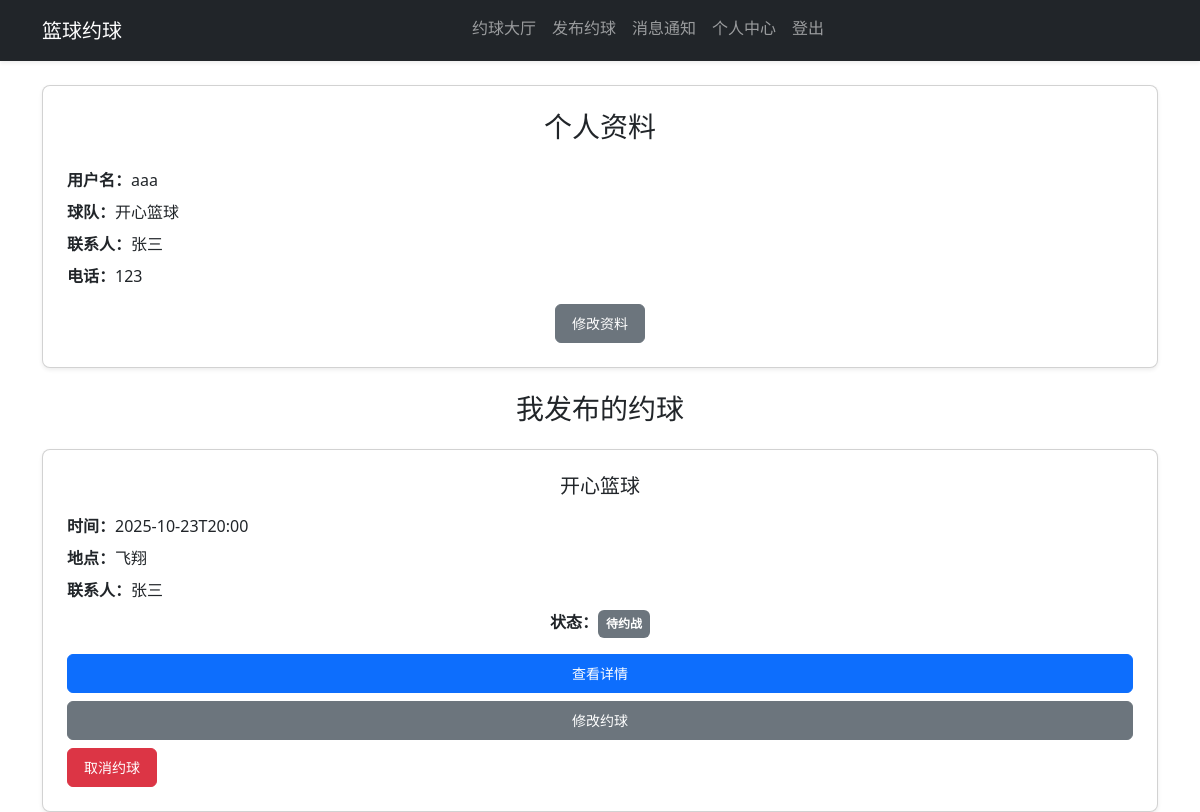
The app's page /profile (signed in), older data.
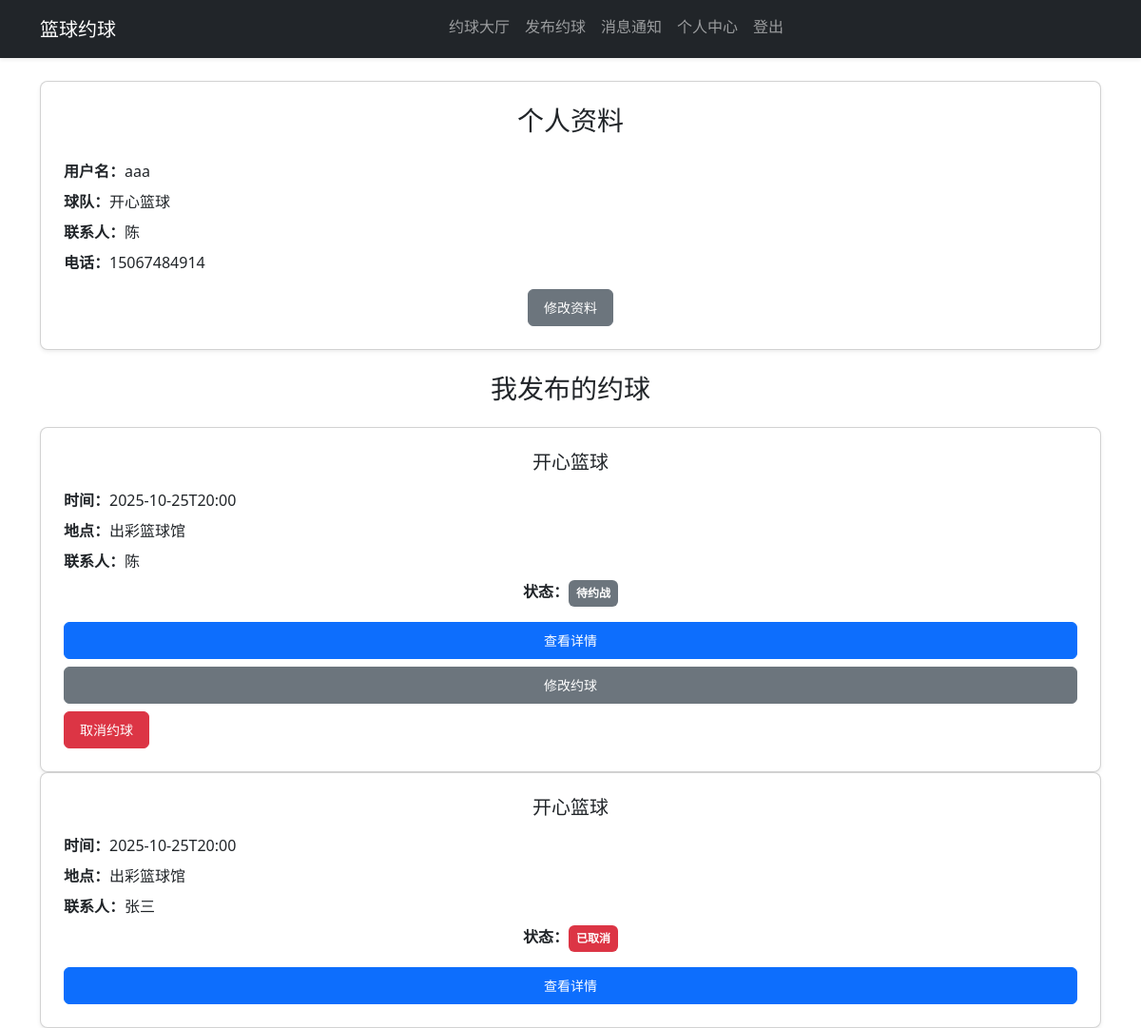
The same page, newer data.
### app.py (models this page shows, shortened)
class User(UserMixin, db.Model):
    id = db.Column(db.Integer, primary_key=True)
    username = db.Column(db.String(80), unique=True, nullable=False)
    password_hash = db.Column(db.String(200), nullable=False)
    team_name = db.Column(db.String(128), nullable=True)
    contact = db.Column(db.String(64), nullable=True)
    phone = db.Column(db.String(32), nullable=True)
    is_admin = db.Column(db.Boolean, default=False)  # 管理员标志
    created_at = db.Column(db.DateTime, default=datetime.utcnow)

class Match(db.Model):
    id = db.Column(db.Integer, primary_key=True)
    team_name = db.Column(db.String(128), nullable=False)
    contact = db.Column(db.String(64), nullable=False)
    start_time = db.Column(db.String(64), nullable=False)
    location = db.Column(db.String(128), nullable=False)
    status = db.Column(db.String(32), default='待约战')
    owner_id = db.Column(db.Integer, db.ForeignKey('user.id'), nullable=False)
    created_at = db.Column(db.DateTime, default=datetime.utcnow)
    owner = db.relationship('User', backref='matches')

### app.py (the view)
@app.route('/profile')
@login_required
def profile():
    user_matches = Match.query.filter_by(owner_id=current_user.id).order_by(Match.created_at.desc()).all()
    challenges_received = []
    for match in user_matches:
        for challenge in match.challenges:
            if challenge.status == '待确认':
                challenges_received.append(challenge)
    unread_messages = Message.query.filter_by(user_id=current_user.id, is_read=False).count()
    return render_template('profile.html', user_matches=user_matches, challenges_received=challenges_received, unread_messages=unread_messages)

### app.py (called while the page is built)
@login_manager.user_loader
def load_user(user_id):
    return User.query.get(int(user_id))

@app.before_request
def create_tables():
    global tables_created
    if not tables_created:
        with app.app_context():
            db.create_all()
        tables_created = True

@app.before_request
def track_page_visits():
    if request.path.startswith('/static/') or request.path == '/admin':
        return
    user_id = current_user.id if current_user.is_authenticated else None
    visit = PageVisit(
        path=request.path,
        user_id=user_id,
        ip_address=request.remote_addr,
        user_agent=request.headers.get('User-Agent', '')[:255]  # 限制长度
    )
    db.session.add(visit)

### templates/profile.html (shortened to what this page needs)
{% extends 'base.html' %}
{% block content %}
<div class="card mb-4 shadow-sm">
  <div class="card-body p-4">
    <h3 class="text-center mb-4">个人资料</h3>
    <div class="mb-3">
      <p class="mb-2"><strong>用户名：</strong>{{ current_user.username }}</p>
      <p class="mb-2"><strong>球队：</strong>{{ current_user.team_name or '-' }}</p>
      <p class="mb-2"><strong>联系人：</strong>{{ current_user.contact or '-' }}</p>
      <p class="mb-2"><strong>电话：</strong>{{ current_user.phone or '-' }}</p>
    </div>
    <div class="text-center">
      <a href="{{ url_for('edit_profile') }}" class="btn btn-secondary">修改资料</a>
    </div>
  </div>
</div>
<div class="mb-6">
  <h3 class="text-center mb-4">我发布的约球</h3>
  {% if user_matches %}
    <div class="space-y-4">
    {% for match in user_matches %}
    <div class="card shadow-sm">
        <div class="card-body p-4">
            <h5 class="card-title mb-3 text-center">{{ match.team_name }}</h5>
            <div class="card-text mb-3">
                <p class="mb-2"><strong>时间：</strong>{{ match.start_time }}</p>
                <p class="mb-2"><strong>地点：</strong>{{ match.location }}</p>
                <p class="mb-2"><strong>联系人：</strong>{{ match.contact }}</p>
                <p class="mb-2 text-center"><strong>状态：</strong><span class="badge bg-{{
                    'success' if match.status == '约战成功' else
                    'warning' if match.status == '匹配中' else
                    'danger' if match.status == '已取消' else 'secondary'
                }} p-2">{{ match.status }}</span></p>
            </div>
            <div class="d-grid gap-2">
                <a href="{{ url_for('match_detail', match_id=match.id) }}" class="btn btn-primary btn-block-mobile">查看详情</a>
                {% if match.status == '待约战' %}
                <a href="{{ url_for('edit_match', match_id=match.id) }}" class="btn btn-secondary btn-block-mobile">修改约球</a>
                {% endif %}
                {% if match.status in ['待约战', '匹配中'] %}
                <form method="post" action="{{ url_for('cancel_match', match_id=match.id) }}" onsubmit="return confirm('确定要取消这个约球吗？');">
                    <button type="submit" class="btn btn-danger btn-block-mobile">取消约球</button>
                </form>
                {% endif %}
            </div>
        </div>
    </div>
    {% endfor %}
    </div>
  {% else %}
    <div class="alert alert-info text-center p-4 rounded">
        您还没有发布任何约球信息
    </div>
  {% endif %}
</div>
{% endblock %}

Row changes from the older to the newer data that the page shows:
changed User "aaa": contact "张三" → "陈"; phone "123" → "15067484914"
added Match: team_name "开心篮球", start_time "2025-10-25T20:00", location "出彩篮球馆", contact "陈", status "待约战"
changed Match "张三": start_time "2025-10-23T20:00" → "2025-10-25T20:00"; location "飞翔" → "出彩篮球馆"; status "待约战" → "已取消"; no longer shows "修改约球 取消约球"
